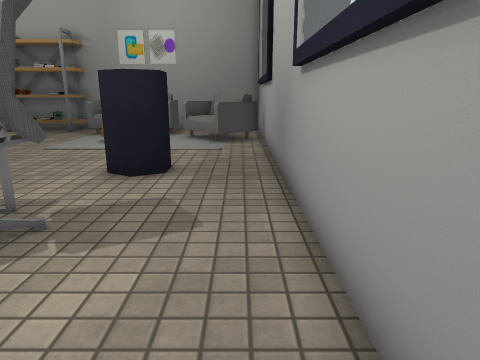
[1] (above)

16 first-person views from a walk through a Unity game level. The camera is 1.3 m above the floor, tilts 14° down and sees 70° across. The floor is counted in squares, 0.64 m on a side. Each view is taken from the middle of a square. On the plan, view 1 faces up. The plan holds only what a view shows up to about 18 squares ahead; the rest is blank. The place goes on beyond the plan. The player is left out. Some surface patterns are stand-ins.

[2]
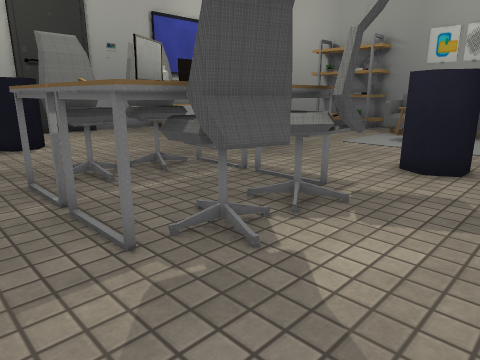

[3]
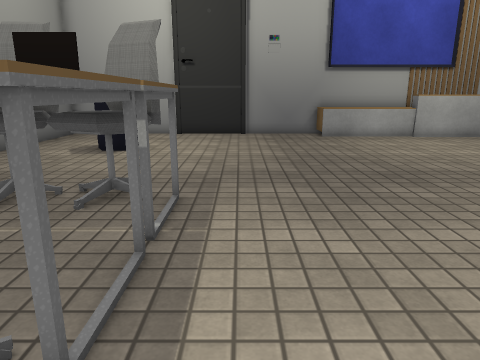

[4]
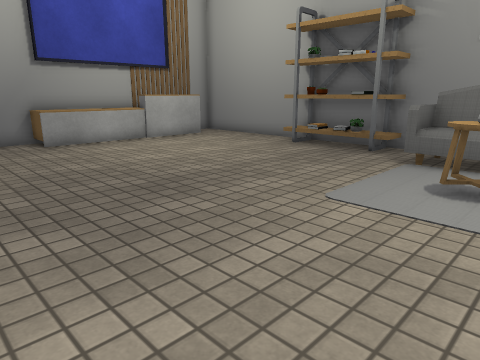

[5]
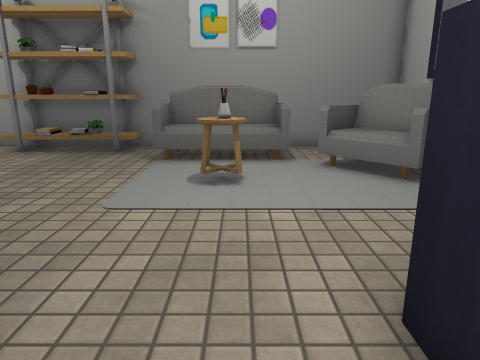

[6]
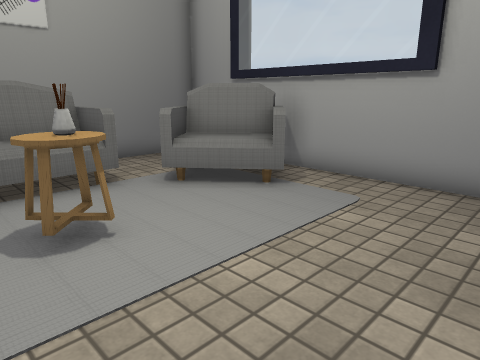

[7]
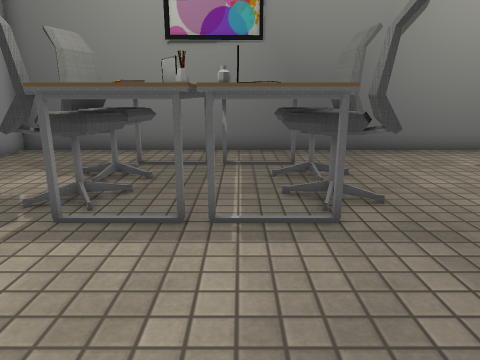

[8]
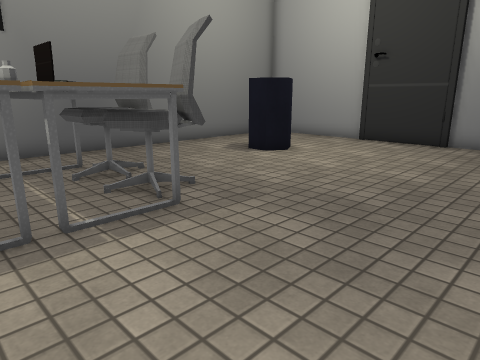

[9]
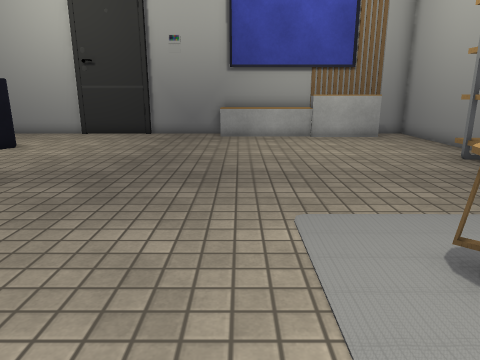

[10]
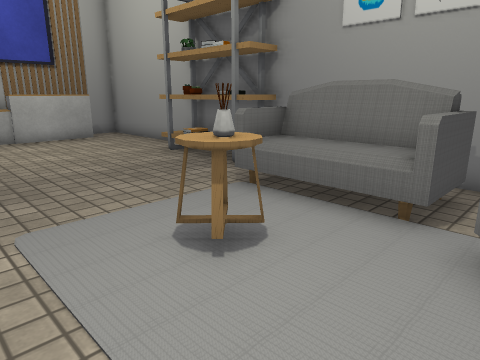

[11]
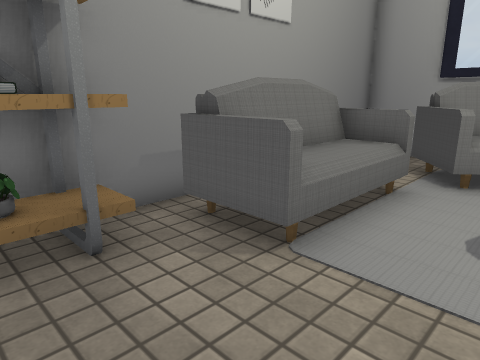

[12]
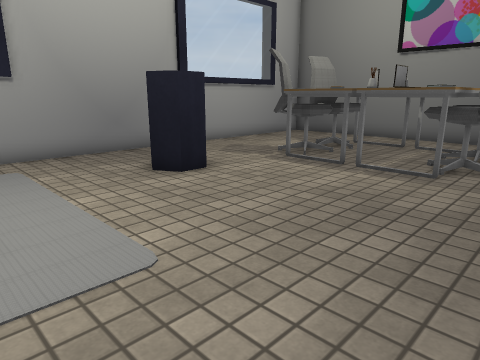

[13]
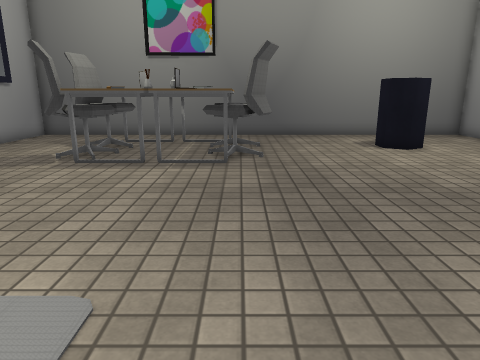

[14]
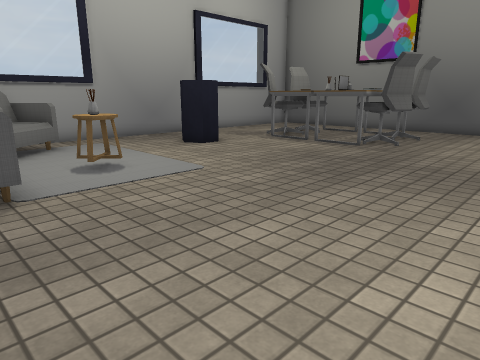

[15]
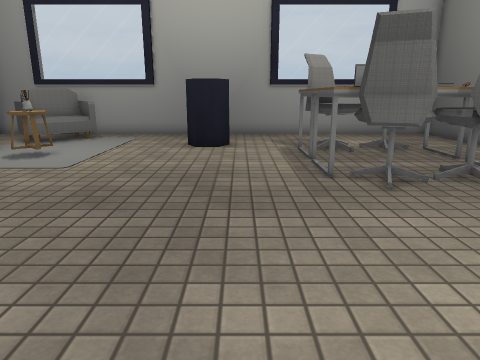

[16]
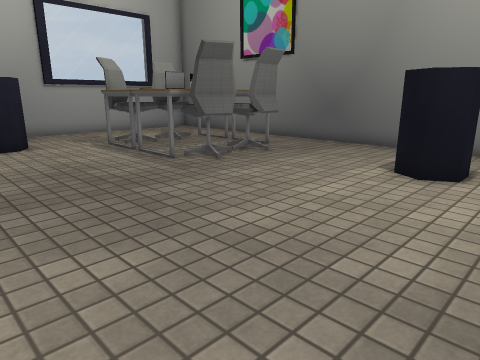

### Floor plan
Ten units are one square. View 1 is at (0, 0); x grows to the right and y downward. Boxes are objects, and circles mark ways between rooms. Rooms are numbered by the first view taken in them; rooms with no view inside come last. Other rooms are left out.
<svg viewBox="-210 -211 226 234">
<path fill="none" stroke="#000" d="M-35 -99 -29 -102 -20 -97 -20 -89 -28 -84 -35 -89 -35 -99M9 -122 9 -184M-161 -19 -161 -27 -154 -32 -146 -28 -146 -17 -152 -14M-203 -106 -203 -72M-201 -74 -201 -36M-203 -38 -203 -16M9 -5 9 -65M-166 18 11 18 11 -206 -203 -206M-203 -16 -203 18 -166 18"/>
<rect x="-205" y="-195" width="20" height="90" fill="#bbb"><title>other object</title></rect>
<rect x="-135" y="-205" width="50" height="20" fill="#bbb"><title>shelf</title></rect>
<rect x="-105" y="-35" width="10" height="20" fill="#bbb"><title>other object</title></rect>
<rect x="-105" y="-55" width="10" height="20" fill="#bbb"><title>other object</title></rect>
<rect x="-105" y="-205" width="10" height="10" fill="#bbb"><title>books</title></rect>
<rect x="-95" y="-65" width="30" height="60" fill="#bbb"><title>desk</title></rect>
<rect x="-85" y="-35" width="20" height="10" fill="#bbb"><title>other object</title></rect>
<rect x="-85" y="-55" width="20" height="20" fill="#bbb"><title>laptop</title></rect>
<rect x="-85" y="-205" width="60" height="40" fill="#bbb"><title>sofa</title></rect>
<rect x="-65" y="-35" width="30" height="30" fill="#bbb"><title>desk</title></rect>
<rect x="-65" y="-45" width="10" height="10" fill="#bbb"><title>vase</title></rect>
<rect x="-65" y="-65" width="30" height="30" fill="#bbb"><title>desk</title></rect>
<rect x="-65" y="-165" width="20" height="20" fill="#bbb"><title>table</title></rect>
<rect x="-65" y="-165" width="10" height="10" fill="#bbb"><title>rug</title></rect>
<rect x="-55" y="-35" width="10" height="20" fill="#bbb"><title>laptop</title></rect>
<rect x="-55" y="-55" width="10" height="20" fill="#bbb"><title>other object</title></rect>
<rect x="-55" y="-145" width="10" height="10" fill="#bbb"><title>rug</title></rect>
<rect x="-55" y="-155" width="10" height="10" fill="#bbb"><title>vase</title></rect>
<rect x="-35" y="-35" width="10" height="20" fill="#bbb"><title>other object</title></rect>
<rect x="-35" y="-55" width="10" height="20" fill="#bbb"><title>other object</title></rect>
<rect x="-35" y="-185" width="30" height="40" fill="#bbb"><title>rug</title></rect>
<rect x="-5" y="-175" width="10" height="30" fill="#bbb"><title>other object</title></rect>
<circle cx="-155" cy="0" r="3" fill="#2a7"/>
<circle cx="-180" cy="-25" r="3" fill="#2a7"/>
<text x="-90" y="-100">1</text>
<text x="-180" y="0">2</text>
</svg>
Room 1 opens to room 2.

Where each view was taken, in squares from view 1:
view 1: 0 up, 0 right, facing up
view 2: 1 down, 0 right, facing up-left
view 3: 7 up, 2 left, facing left
view 4: 7 up, 4 left, facing up-left
view 5: 7 up, 5 left, facing up
view 6: 10 up, 7 left, facing up-right
view 7: 11 up, 7 left, facing down
view 8: 11 up, 5 left, facing down-left
view 9: 12 up, 2 left, facing left
view 10: 12 up, 2 left, facing up-left
view 11: 15 up, 11 left, facing up-right
view 12: 15 up, 11 left, facing down-right
view 13: 16 up, 9 left, facing down
view 14: 19 up, 15 left, facing down-right
view 15: 8 up, 17 left, facing right
view 16: 12 up, 18 left, facing down-right
